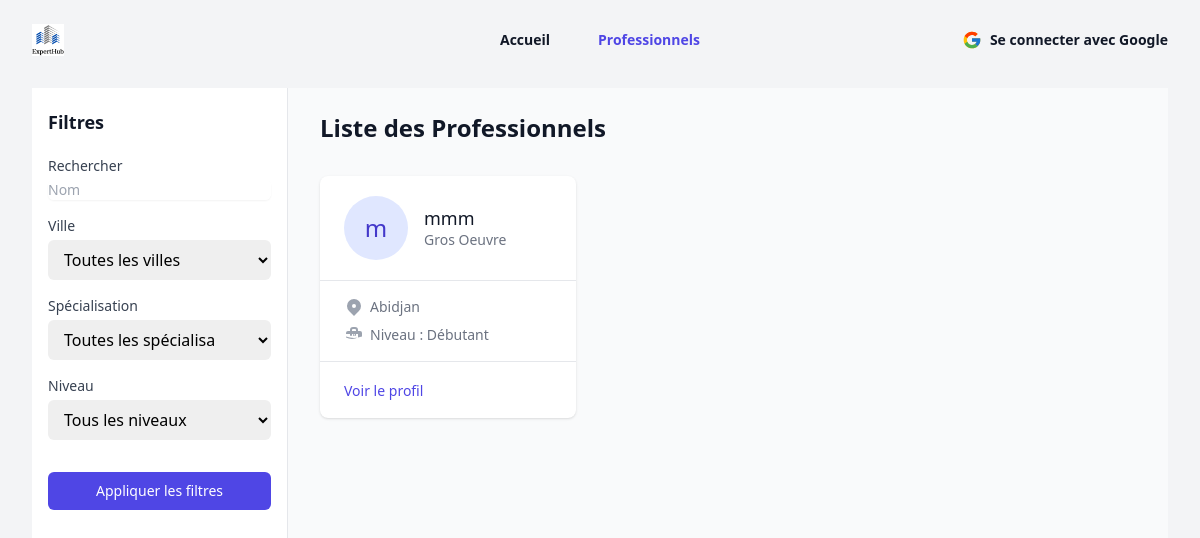
Screenshot of /professionnels/ with the database file from the repository.
### professionnels/models.py (models this page shows, shortened)
class Professionnel(models.Model):
    full_name = models.CharField(max_length=255, verbose_name="Nom complet")
    profile_photo = models.ImageField(
        upload_to="photos/", null=True, blank=True, verbose_name="Photo de profil"
    )
    email = models.EmailField(unique=True, verbose_name="Email", db_index=True)
    phone = models.CharField(max_length=20, verbose_name="Téléphone", db_index=True)
    CITY_CHOICES = [
        ("Abidjan", "Abidjan"),
        ("Yamoussoukro", "Yamoussoukro"),
    ]
    city = models.CharField(max_length=100, choices=CITY_CHOICES, verbose_name="Ville")
    COMMUNE_CHOICES = [
        ("Abobo", "Abobo"),
        ("Adjamé", "Adjamé"),
    ]
    commune = models.CharField(
        max_length=100, choices=COMMUNE_CHOICES, verbose_name="Commune"
    )
    presentation_video = models.FileField(
        upload_to="videos/", null=True, blank=True, verbose_name="Vidéo de présentation"
    )
    SPECIALIZATIONS = [
        ("Gros Oeuvre", "Gros Oeuvre"),
        ("Second Oeuvre", "Second Oeuvre"),
    ]
    specialization = models.CharField(
        max_length=255, choices=SPECIALIZATIONS, verbose_name="Spécialisation"
    )
    class SkillLevel(models.TextChoices):
        DEBUTANT = "Débutant", "Débutant"
        INTERMEDIAIRE = "Intermédiaire", "Intermédiaire"
        EXPERT = "Expert", "Expert"
    skill_level = models.CharField(
        max_length=50,
        choices=SkillLevel.choices,
        verbose_name="Niveau de compétence",
    )
    certifications = models.TextField(verbose_name="Certifications", blank=True)
    years_of_experience = models.PositiveIntegerField(
        help_text="Nombre d'années d'expérience", verbose_name="Années d'expérience"
    )
    daily_rate = models.DecimalField(
        max_digits=10, decimal_places=2, verbose_name="Tarif journalier"
    )
    availability = models.CharField(
        max_length=255,
        help_text="Exemple : Lundi,Mardi,Mercredi",
        verbose_name="Disponibilité",
    )
    class Meta:
        constraints = [
            models.UniqueConstraint(fields=["email"], name="unique_email"),
        ]

### professionnels/views.py (the view)
# urls.py: path('professionnels/', ProfessionnelListView.as_view(), name='professionnels_list'),
class ProfessionnelListView(ListView):
    model = Professionnel
    template_name = 'professionnels/professionnels_list.html'
    context_object_name = 'professionnels'
    paginate_by = 6
    def get_queryset(self):
        queryset = Professionnel.objects.all()
        city = self.request.GET.get('city')
        if city:
            queryset = queryset.filter(city=city)
        specialization = self.request.GET.get('specialization')
        if specialization:
            queryset = queryset.filter(specialization=specialization)
        skill_level = self.request.GET.get('skill_level')
        if skill_level:
            queryset = queryset.filter(skill_level=skill_level)
        availability = self.request.GET.get('availability')
        if availability:
            queryset = queryset.filter(availability__contains=[availability])
        search_query = self.request.GET.get('search')
        if search_query:
            queryset = queryset.filter(
                Q(full_name__icontains=search_query) |
                Q(specialization__icontains=search_query)
            )
        return queryset
    def get_context_data(self, **kwargs):
        context = super().get_context_data(**kwargs)
        context['cities'] = Professionnel.CITY_CHOICES
        context['specializations'] = Professionnel.SPECIALIZATIONS
        context['skill_levels'] = Professionnel.SkillLevel.choices
        context['availability_choices'] = [
            ("Lundi", "Lundi"),
            ("Mardi", "Mardi"),
            ("Mercredi", "Mercredi"),
            ("Jeudi", "Jeudi"),
            ("Vendredi", "Vendredi"),
            ("Samedi", "Samedi"),
            ("Dimanche", "Dimanche")
        ]
        return context

### professionnels/templates/professionnels/professionnels_list.html (shortened to what this page needs)
{% extends 'base.html' %}
{% load static %}
{% block content %}
<div class="flex h-screen bg-gray-50">
    <div class="hidden md:flex md:w-64 md:flex-col">
        <div class="flex flex-col flex-grow pt-5 bg-white overflow-y-auto border-r border-gray-200">
            <div class="flex items-center flex-shrink-0 px-4">
                <h2 class="text-lg font-semibold text-gray-900">Filtres</h2>
            </div>
            <form id="filter-form" method="get" class="mt-5 flex-grow flex flex-col px-4">
                <div class="mb-4">
                    <label for="search" class="block text-sm font-medium text-gray-700">Rechercher</label>
                    <div class="mt-1 relative rounded-md shadow-sm">
                        <input type="text" name="search" id="search"
                               value="{{ request.GET.search }}"
                               placeholder="Nom"
                               class="block w-full pr-10 border-gray-300 rounded-md focus:ring-indigo-500 focus:border-indigo-500 sm:text-sm">
                    </div>
                </div>
                <div class="mb-4">
                    <label for="city" class="block text-sm font-medium text-gray-700">Ville</label>
                    <select name="city" id="city" class="mt-1 block w-full pl-3 pr-10 py-2 text-base border-gray-300 focus:outline-none focus:ring-indigo-500 focus:border-indigo-500 rounded-md">
                        <option value="">Toutes les villes</option>
                    </select>
                </div>
                <div class="mb-4">
                    <label for="specialization" class="block text-sm font-medium text-gray-700">Spécialisation</label>
                    <select name="specialization" id="specialization" class="mt-1 block w-full pl-3 pr-10 py-2 text-base border-gray-300 focus:outline-none focus:ring-indigo-500 focus:border-indigo-500 rounded-md">
                        <option value="">Toutes les spécialisations</option>
                    </select>
                </div>
                <div class="mb-4">
                    <label for="skill_level" class="block text-sm font-medium text-gray-700">Niveau</label>
                    <select name="skill_level" id="skill_level" class="mt-1 block w-full pl-3 pr-10 py-2 text-base border-gray-300 focus:outline-none focus:ring-indigo-500 focus:border-indigo-500 rounded-md">
                        <option value="">Tous les niveaux</option>
                    </select>
                </div>
                <div class="mt-4">
                    <button type="submit" class="w-full inline-flex items-center justify-center px-4 py-2 border border-transparent text-sm font-medium rounded-md text-white bg-indigo-600 hover:bg-indigo-700 focus:outline-none focus:ring-2 focus:ring-offset-2 focus:ring-indigo-500">
                        Appliquer les filtres
                    </button>
                </div>
            </form>
        </div>
    </div>
    <div class="md:pl-0 flex flex-col flex-1">
        <main class="flex-1">
            <div class="py-6">
                <div class="max-w-7xl mx-auto px-4 sm:px-6 md:px-8">
                    <div class="flex items-center justify-between">
                        <h1 class="text-2xl font-semibold text-gray-900">Liste des Professionnels</h1>
                    </div>
                </div>
                <div class="max-w-7xl mx-auto px-4 sm:px-6 md:px-8">
                    <div class="mt-8 grid gap-6 sm:grid-cols-2 lg:grid-cols-3">
                        {% for professionnel in professionnels %}
                            <div class="bg-white overflow-hidden shadow rounded-lg divide-y divide-gray-200 hover:shadow-lg transition-shadow duration-200">
                                <div class="px-4 py-5 sm:px-6">
                                    <div class="flex items-center">
                                        {% if professionnel.profile_photo %}
                                            <img src="{{ professionnel.profile_photo.url }}"
                                                 alt="{{ professionnel.full_name }}"
                                                 class="w-16 h-16 rounded-full object-cover">
                                        {% else %}
                                            <div class="w-16 h-16 rounded-full bg-indigo-100 flex items-center justify-center">
                                                <span class="text-2xl font-medium text-indigo-700">
                                                    {{ professionnel.full_name|first }}
                                                </span>
                                            </div>
                                        {% endif %}
                                        <div class="ml-4">
                                            <h3 class="text-lg leading-6 font-medium text-gray-900">
                                                {{ professionnel.full_name }}
                                            </h3>
                                            <p class="text-sm text-gray-500">
                                                {{ professionnel.specialization }}
                                            </p>
                                        </div>
                                    </div>
                                </div>
                                <div class="px-4 py-4 sm:px-6 space-y-2">
                                    <div class="flex items-center text-sm text-gray-500">
                                        <svg class="flex-shrink-0 mr-1.5 h-5 w-5 text-gray-400" xmlns="http://www.w3.org/2000/svg" viewBox="0 0 20 20" fill="currentColor">
                                            <path fill-rule="evenodd" d="M5.05 4.05a7 7 0 119.9 9.9L10 18.9l-4.95-4.95a7 7 0 010-9.9zM10 11a2 2 0 100-4 2 2 0 000 4z" clip-rule="evenodd" />
                                        </svg>
                                        {{ professionnel.city }}
                                    </div>
                                    <div class="flex items-center text-sm text-gray-500">
                                        Niveau : {{ professionnel.skill_level }}
                                    </div>
                                </div>
                                <div class="px-4 py-4 sm:px-6">
                                    <a href="{% url 'professionnel_detail' professionnel.id %}" class="text-indigo-600 hover:text-indigo-900 text-sm font-medium">
                                        Voir le profil
                                    </a>
                                </div>
                            </div>
                        {% endfor %}
                    </div>
                </div>
            </div>
        </main>
    </div>
</div>
{% endblock %}

### rows the page displays
Professionnel: full_name|first "m", full_name "mmm", specialization "Gros Oeuvre", city "Abidjan", skill_level "Débutant"
